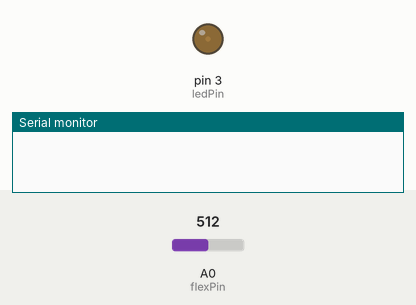
This sketch was run on a simulated Arduino Uno, built with avr-gcc and run on an emulated ATmega328P. Shown: output pins drawn as LEDs (lit = HIGH), the last lines printed to the serial monitor. Inputs (shaded band) come from the test bench; at power-on: A0 (flexPin) = 512.

Above: at 1.2 s.
1.3 s: A0 (flexPin) set to 900
At 2.3 s:
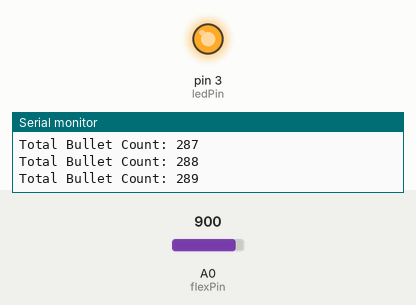
Timing chart, 0 to 4.3 s (numbered marks = the images above; inputs shaded):
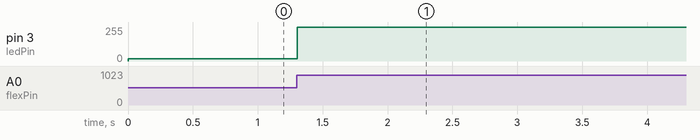

Measured:
- after the input at 1.3 s, pin 3 (ledPin): 17/255 → 255/255 at once

The sketch:

DillonReloadCounter.ino
```cpp
/*
 Name:		DillonReloadCounter.ino
 Created:	3/18/18 7:48:39 PM
 Author:	christophermckearn
*/

//Constants:
const int ledPin = 3;   //pin 3 has PWM funtion
const int flexPin = A0; //pin A0 to read analog input

						//Variables:
int value; //save analog value

void setup() {

	pinMode(ledPin, OUTPUT);  //Set pin 3 as 'output'
	Serial.begin(9600);       //Begin serial communication

}

void loop() {

	value = analogRead(flexPin);         //Read and save analog value from potentiometer
										 //Serial.println(value);               //Print value
	value = map(value, 700, 900, 0, 255);//Map value 0-1023 to 0-255 (PWM)
	analogWrite(ledPin, value);          //Send PWM value to led

	delay(100); //Small delay

	int count = 0;  //the flex sensor at rest is plus or minus 2 around 699.
					//So, any value over 705 I want to count as a bullet passing the sensor.
					//I'm super frustrated that I can't figure this out.
	for (int i = 0; value >= 100; i++) {
		Serial.print("Total Bullet Count: ");
		Serial.println(value + i);

	}
}
```
